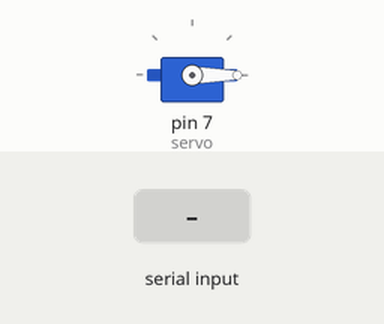
Recording of a sketch running on a simulated Arduino Uno, built with avr-gcc and run on an emulated ATmega328P. Shown: servo. The inputs (shaded band) are chosen by the test bench.

Above: at 1.2 s.
1.3 s: "1" received over Serial
At 2.2 s:
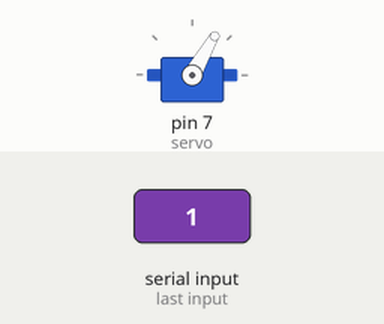
Timing chart, 0 to 4.3 s (numbered marks = the images above; inputs shaded):
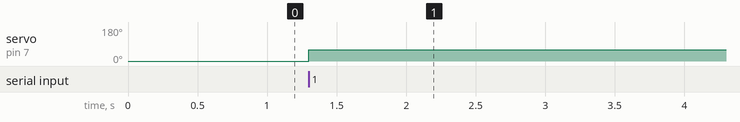

Measured:
- after the input at 1.3 s, servo on pin 7 (servo): 0° → 60° at once

The sketch:

ServoMotor.ino
```cpp
#include<Servo.h> //Servo 라이브러리를 추가
Servo servo;      //Servo 클래스로 servo객체 생성
int value = 0;    // 각도를 조절할 변수 value

void setup() {
  servo.attach(7);     //맴버함수인 attach : 핀 설정
  servo.write(0);     //Servo 초기각도 0도
  Serial.begin(9600); //시리얼 모니터 사용
}

void loop() {
  if(Serial.available())      //시리얼 모니터에 데이터가 입력되면
  {
    char in_data;             // 입력된 데이터를 담을 변수 in_data
    in_data = Serial.read(); //시리얼모니터로 입력된 데이터 in_data로 저장
    if(in_data == '1' && value == 0)        //입력된 데이터가 1이라면
    {
      value = 60;            //각도를 60도로
    }
    else if(in_data == '1' && value == 60){
      value = 0;              //각도를 0도로
    }

    servo.write(value); //value값의 각도로 회전. ex) value가 90이라면 90도 회전
  }
}
```
